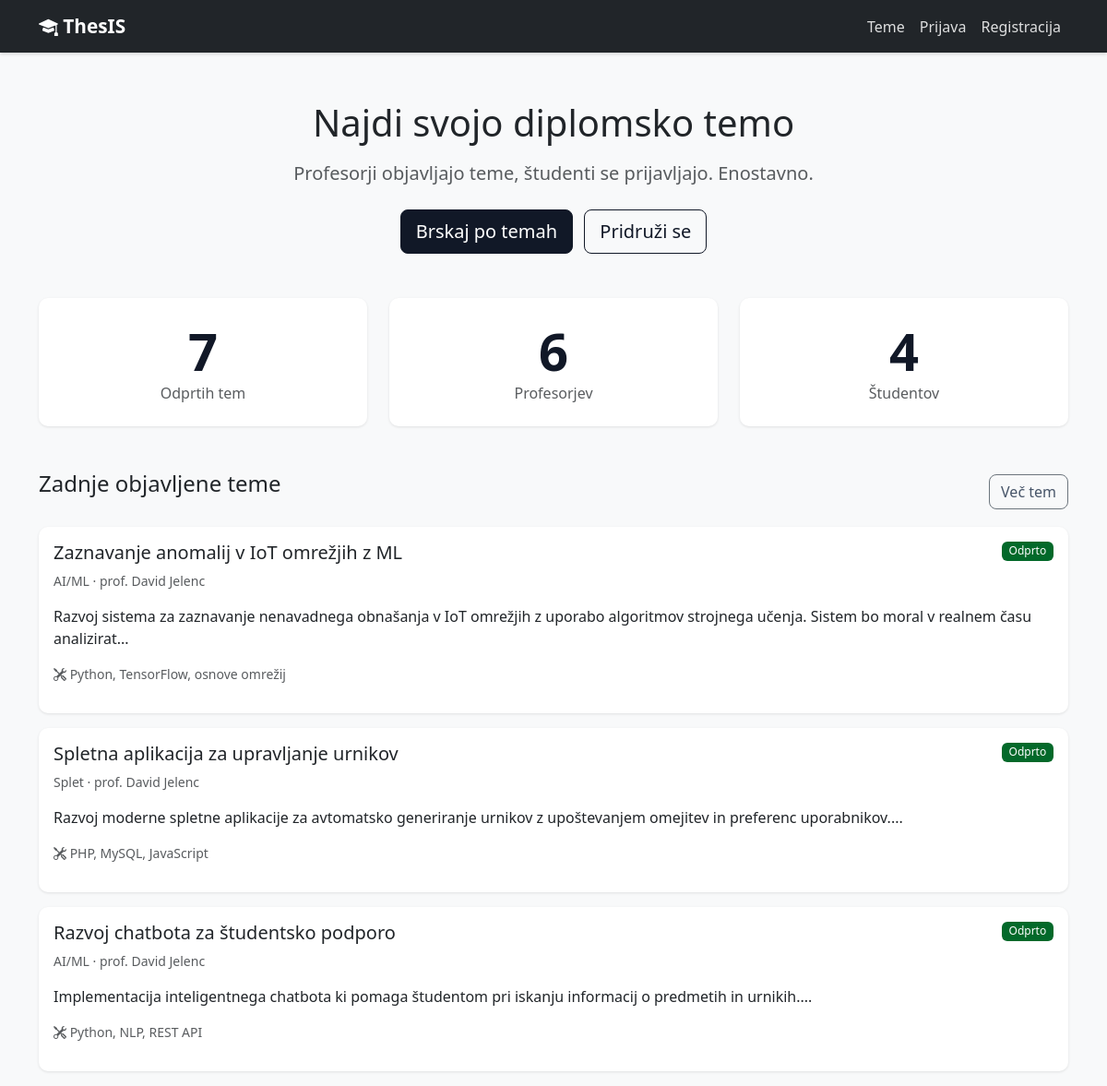
The page / on the database its author committed.
### tables this page shows
CREATE TABLE `topics` (
  `id` int(11) NOT NULL,
  `title` varchar(200) NOT NULL,
  `description` text NOT NULL,
  `required_skills` varchar(200) DEFAULT NULL,
  `status` enum('open','taken') NOT NULL DEFAULT 'open',
  `professor_id` int(11) NOT NULL,
  `subject_id` int(11) NOT NULL,
  `created_at` timestamp NOT NULL DEFAULT current_timestamp()
);

CREATE TABLE `subjects` (
  `id` int(11) NOT NULL,
  `name` varchar(100) NOT NULL
);

CREATE TABLE `users` (
  `id` int(11) NOT NULL,
  `name` varchar(100) NOT NULL,
  `email` varchar(100) NOT NULL,
  `password` varchar(255) NOT NULL,
  `role` enum('student','profesor','admin') NOT NULL DEFAULT 'student',
  `confirmed` tinyint(1) NOT NULL DEFAULT 1,
  `created_at` timestamp NOT NULL DEFAULT current_timestamp()
);

### index.php (the view)
<?php
require_once 'config.php';
require_once 'header.php';
$stmt = $pdo->query('SELECT COUNT(*) as total FROM topics WHERE status = "open"');
$open_topics = $stmt->fetch()['total'];
$stmt = $pdo->query('SELECT COUNT(*) as total FROM users WHERE role = "profesor"');
$professors = $stmt->fetch()['total'];
$stmt = $pdo->query('SELECT COUNT(*) as total FROM users WHERE role = "student"');
$students = $stmt->fetch()['total'];
$stmt = $pdo->query('
    SELECT t.*, s.name as subject_name, u.name as professor_name
    FROM topics t
    JOIN subjects s ON t.subject_id = s.id
    JOIN users u ON t.professor_id = u.id
    WHERE t.status = "open"
    ORDER BY t.created_at DESC
    LIMIT 3
');
$latest_topics = $stmt->fetchAll();
?>
<div class="text-center py-5">
    <h1 class="mb-3">Najdi svojo diplomsko temo</h1>
    <p class="lead text-muted mb-4">Profesorji objavljajo teme, študenti se prijavljajo. Enostavno.</p>
    <a href="topics.php" class="btn btn-primary btn-lg me-2">Brskaj po temah</a>
    <?php if (!isset($_SESSION['user_id'])): ?>
        <a href="register.php" class="btn btn-outline-primary btn-lg">Pridruži se</a>
    <?php endif; ?>
</div>
<div class="row text-center mb-5">
    <div class="col-md-4">
        <div class="card p-4">
            <div class="display-4 fw-bold text-primary"><?= $open_topics ?></div>
            <div class="text-muted">Odprtih tem</div>
        </div>
    </div>
    <div class="col-md-4">
        <div class="card p-4">
            <div class="display-4 fw-bold text-primary"><?= $professors ?></div>
            <div class="text-muted">Profesorjev</div>
        </div>
    </div>
    <div class="col-md-4">
        <div class="card p-4">
            <div class="display-4 fw-bold text-primary"><?= $students ?></div>
            <div class="text-muted">Študentov</div>
        </div>
    </div>
</div>
<div class="d-flex justify-content-between align-items-center mb-3">
    <h4 class="mb-3">Zadnje objavljene teme</h4>
    <a href="topics.php" class="btn btn-outline-secondary">Več tem</a>
</div>
<?php if (empty($latest_topics)): ?>
    <p class="text-muted">Še ni objavljenih tem.</p>
<?php else: ?>
    <?php foreach ($latest_topics as $topic): ?>
        <a href="topic_detail.php?id=<?= $topic['id'] ?>" class="text-decoration-none">
            <div class="card mb-3">
                <div class="card-body">
                    <div class="d-flex justify-content-between align-items-start">
                        <h5 class="card-title">
                            <?= htmlspecialchars($topic['title']) ?>
                        </h5>
                        <span class="badge <?= $topic['status'] === 'open' ? 'bg-success' : 'bg-secondary' ?>">
                            <?= $topic['status'] === 'open' ? 'Odprto' : 'Zasedeno' ?>
                        </span>
                    </div>
                    <p class="text-muted small"><?= htmlspecialchars($topic['subject_name']) ?> · prof. <?= htmlspecialchars($topic['professor_name']) ?></p>
                    <p class="card-text"><?= htmlspecialchars(substr($topic['description'], 0, 150)) ?>...</p>
                    <?php if (!empty($topic['required_skills'])): ?>
                        <p class="small text-muted">
                            <i class="bi bi-tools"></i> <?= htmlspecialchars($topic['required_skills']) ?>
                        </p>
                    <?php endif; ?>
                </div>
            </div>
        </a>
    <?php endforeach; ?>
<?php endif; ?>
<?php require_once 'footer.php'; ?>

### header.php (shortened to what this page needs)
<!DOCTYPE html>
<html lang="sl">
<head>
    <link href="https://cdn.jsdelivr.net/npm/bootstrap@5.3.0/dist/css/bootstrap.min.css" rel="stylesheet">
    <link href="https://cdn.jsdelivr.net/npm/bootstrap-icons@1.10.0/font/bootstrap-icons.css" rel="stylesheet">
    <link href="/thesismatch/public/css/style.css" rel="stylesheet">
</head>
<body>
<nav class="navbar navbar-expand-lg navbar-dark bg-dark">
    <div class="container">
        <a class="navbar-brand" href="/thesismatch/index.php">
            <i class="bi bi-mortarboard-fill"></i> ThesIS
        </a>
        <div class="collapse navbar-collapse" id="navbarMenu">
            <div class="navbar-nav ms-auto">
                <?php if (isset($_SESSION['user_id'])): ?>
                    <?php if ($_SESSION['role'] === 'profesor'): ?>
                        <a class="nav-link" href="/thesismatch/topic_create.php">Objavi temo</a>
                        <a class="nav-link" href="/thesismatch/applications.php">Prijave</a>
                    <?php endif; ?>
                    <?php if ($_SESSION['role'] === 'student'): ?>
                        <a class="nav-link" href="/thesismatch/applications.php">Moje prijave</a>
                    <?php endif; ?>
                    <?php if ($_SESSION['role'] === 'admin'): ?>
                        <a class="nav-link" href="/thesismatch/admin.php">Admin</a>
                    <?php endif; ?>
                    <a class="nav-link" href="/thesismatch/topics.php">Teme</a>
                    <a class="nav-link" href="/thesismatch/logout.php">Odjava</a>
                <?php else: ?>
                    <a class="nav-link" href="/thesismatch/topics.php">Teme</a>
                    <a class="nav-link" href="/thesismatch/login.php">Prijava</a>
                    <a class="nav-link" href="/thesismatch/register.php">Registracija</a>
                <?php endif; ?>
            </div>
        </div>
    </div>
</nav>
<div class="container mt-1">

### footer.php (shortened to what this page needs)
</div>
</body>
</html>

### public/css/style.css (style rules this page uses)
* { font-family: system-ui, "Segoe UI", Roboto, sans-serif; }
body { background-color: #f8f9fa; }
.navbar-brand { font-weight: 600; font-size: 1.3rem; }
.card { border: none; box-shadow: 0 1px 3px rgba(0,0,0,0.1); border-radius: 10px; transition: box-shadow 0.2s; }
.badge { font-weight: 500; }
.btn { border-radius: 8px; }
.display-4, .display-5 { font-weight: 700; }
.navbar { box-shadow: 0 1px 4px rgba(0,0,0,0.2); }
a { color: #0d6efd; }
::placeholder { color: #adb5bd !important; font-weight: 500; }
.btn-primary { background-color: #111827 !important; border-color: #111827 !important; color: white !important; }
.badge.bg-success { background-color: #111827 !important; }
.btn-outline-primary { color: #111827 !important; border-color: #111827 !important; }
.display-4, .display-5 { color: #111827 !important; }
.text-primary { color: #111827 !important; }
.badge.bg-success { background-color: #03692a !important; }
a { color: #475569 !important; }
.navbar-dark .navbar-nav .nav-link { color: rgba(255,255,255,0.85) !important; }
.navbar-brand { color: white !important; }
a .card { transition: box-shadow 0.2s, transform 0.15s; }

### rows shown on the page
topics: title "Zaznavanje anomalij v IoT omrežjih z ML", status "Odprto", subject.name "AI/ML", professor.name "David Jelenc", description "Razvoj sistema za zaznavanje nenavadnega obnašanja v IoT omrežjih z uporabo algoritmov strojnega učenja. Sistem bo moral v realnem času analizirat", required_skills "Python, TensorFlow, osnove omrežij"
topics: title "Spletna aplikacija za upravljanje urnikov", status "Odprto", subject.name "Splet", professor.name "David Jelenc", description "Razvoj moderne spletne aplikacije za avtomatsko generiranje urnikov z upoštevanjem omejitev in preferenc uporabnikov.", required_skills "PHP, MySQL, JavaScript"
topics: title "Razvoj chatbota za študentsko podporo", status "Odprto", subject.name "AI/ML", professor.name "David Jelenc", description "Implementacija inteligentnega chatbota ki pomaga študentom pri iskanju informacij o predmetih in urnikih.", required_skills "Python, NLP, REST API"

### other values the page prints
$open_topics "7"
$professors "6"
$students "4"
